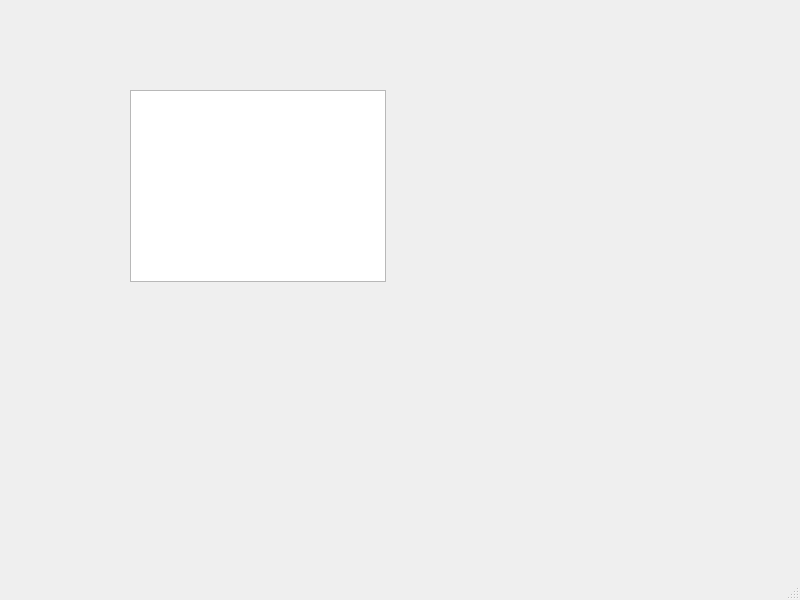
<?xml version="1.0" encoding="UTF-8"?>
<ui version="4.0">
 <class>MainWindow</class>
 <widget class="QMainWindow" name="MainWindow">
  <property name="geometry">
   <rect>
    <x>0</x>
    <y>0</y>
    <width>800</width>
    <height>600</height>
   </rect>
  </property>
  <property name="windowTitle">
   <string>MainWindow</string>
  </property>
  <widget class="QWidget" name="centralwidget">
   <widget class="QTextBrowser" name="display">
    <property name="geometry">
     <rect>
      <x>130</x>
      <y>90</y>
      <width>256</width>
      <height>192</height>
     </rect>
    </property>
   </widget>
  </widget>
  <widget class="QMenuBar" name="menubar">
   <property name="geometry">
    <rect>
     <x>0</x>
     <y>0</y>
     <width>800</width>
     <height>21</height>
    </rect>
   </property>
  </widget>
  <widget class="QStatusBar" name="statusbar"/>
 </widget>
 <resources/>
 <connections/>
</ui>
